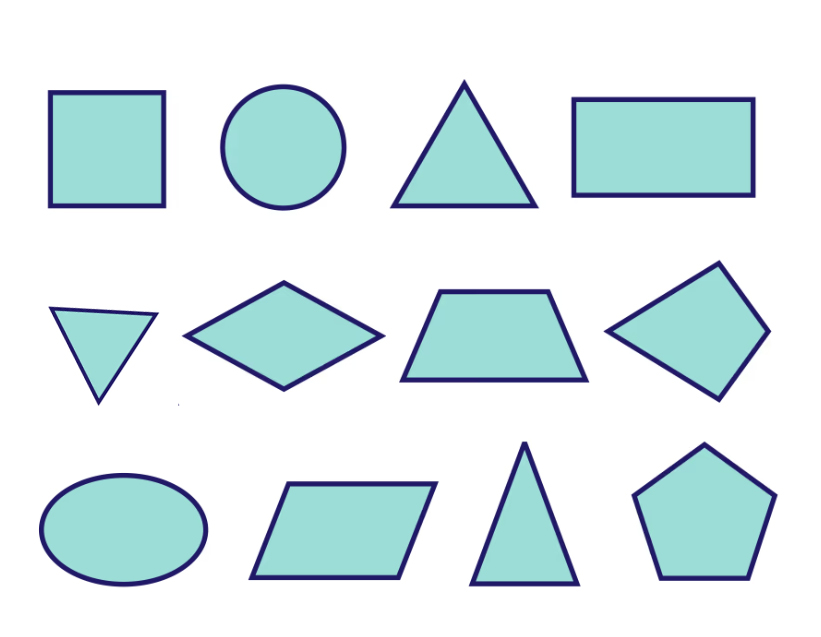
#> input picture images/shape1.jpg, 821 x 637 px, found by its file name
$ jupyter execute '3 shape-detection.ipynb'
#> lines starting #> are read from the running program, lines starting #| are printed output that depends on the picture; after the words box and inside, x2 and y2 are one past the last pixel; in counts of white or black regions, pixels touching at a corner belong together
# shape-detection

[cell 1]
import cv2
import numpy as np

# Load the images
image1 = cv2.imread('shape1.jpg')
#> image1 is the input picture: shape (637, 821, 3); mean B, G, R 237.9, 235.6, 220.5
image2 = cv2.imread('shape.jpg')
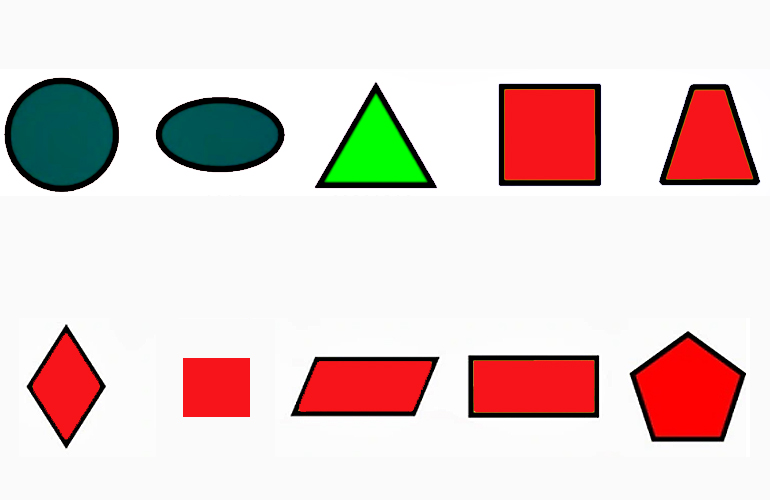
#> input picture images/shape.jpg, 770 x 500 px, found by its file name
#> image2 is the input picture: shape (500, 770, 3); mean B, G, R 207.6, 210.3, 228.5
width, height = 500, 500
# Ensure all images have the same dimensions
# For simplicity, let's resize all images to the size of the first image
image1 = cv2.resize(image1, (width, height))
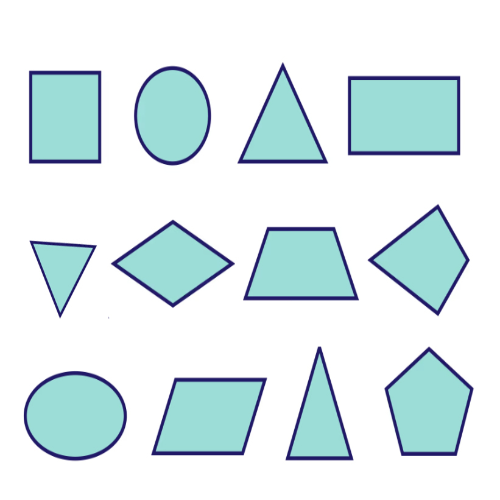
#> image1: shape (500, 500, 3); mean B, G, R 237.9, 235.6, 220.4
image2 = cv2.resize(image2, (width, height))
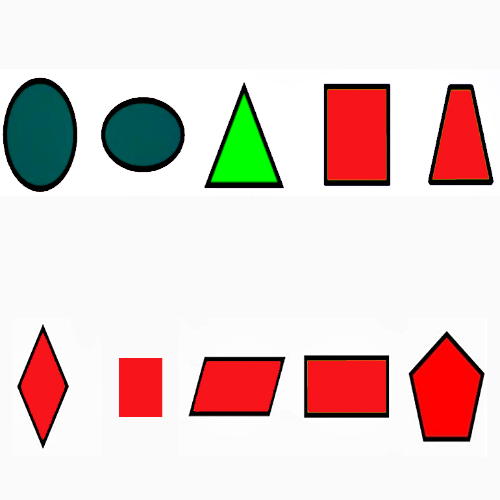
#> image2: shape (500, 500, 3); mean B, G, R 207.7, 210.3, 228.5
# Concatenate the images horizontally
concatenated_image = np.hstack((image1, image2))
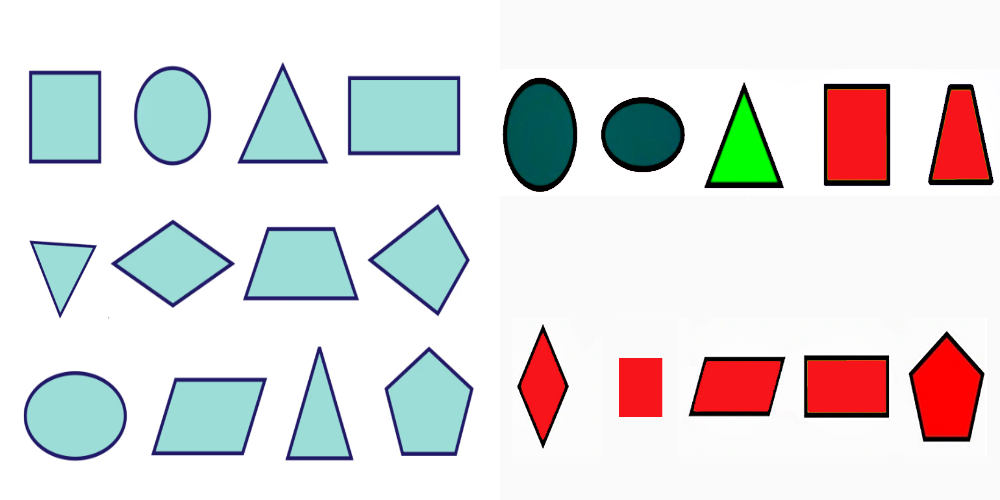
#> concatenated_image: shape (500, 1000, 3); mean B, G, R 222.8, 223, 224.5

# Display the concatenated image
cv2.imshow('Concatenated Images', concatenated_image)
cv2.waitKey(0)
cv2.destroyAllWindows()

[cell 2]
import cv2
import numpy as np

def detect_shapes(image_path):
    # Read the image
#> called with image_path = 'shape1.jpg'
    image = cv2.imread(image_path)

    # Convert to grayscale
    gray = cv2.cvtColor(image, cv2.COLOR_BGR2GRAY)
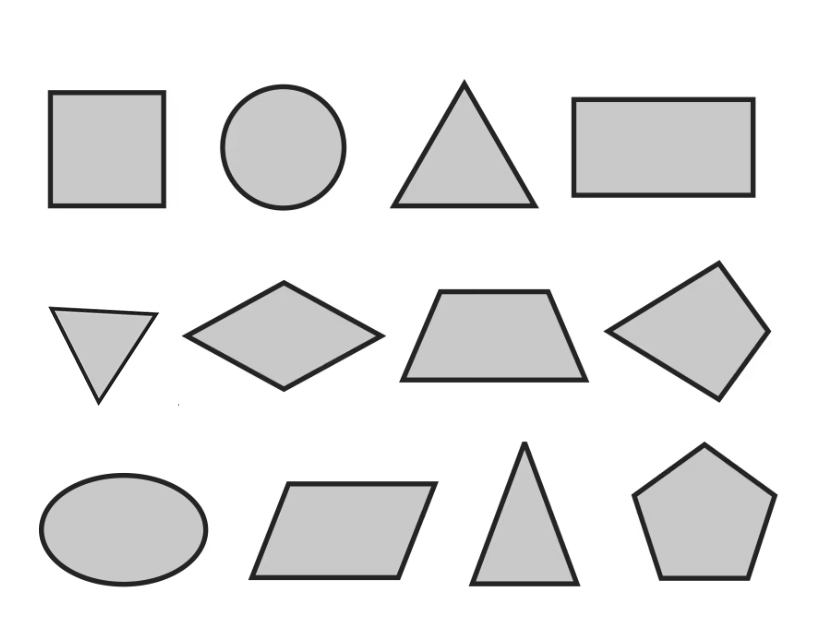
#> gray: shape (637, 821); min 13, max 255, mean 231.4

    # Apply GaussianBlur to reduce noise
    blurred = cv2.GaussianBlur(gray, (7, 7), 0)
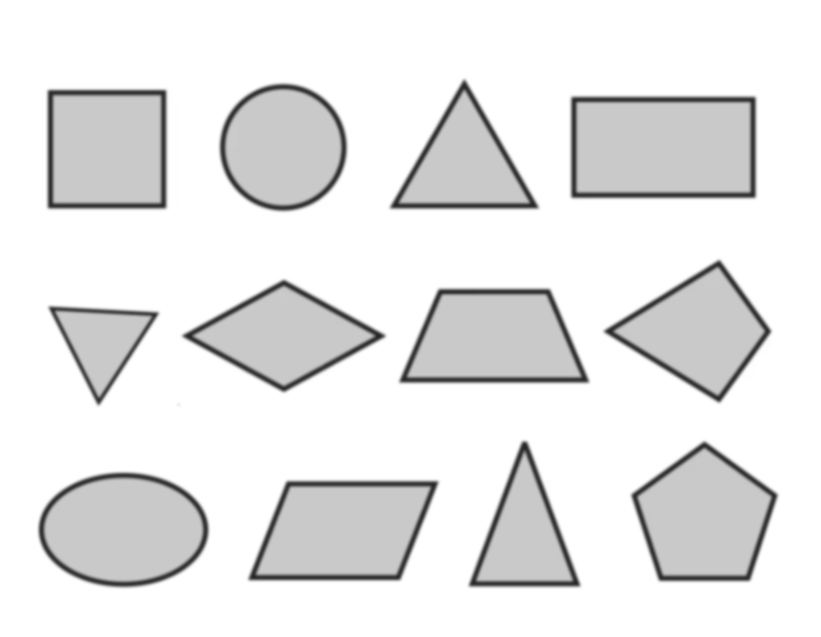
#> blurred: shape (637, 821); min 37, max 255, mean 231.4

    # Perform edge detection using Canny
    edges = cv2.Canny(blurred, 30, 150)
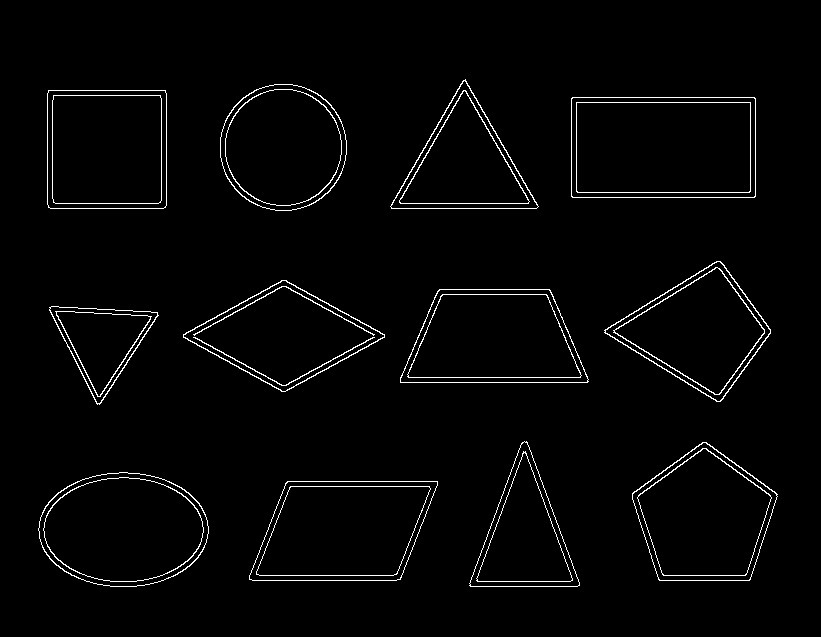
#> edges: shape (637, 821); 2.2% white in thin lines or dots, all inside (x1, y1, x2, y2) = (38, 79, 778, 587)
    #edges = cv2.threshold(blurred, 220, 255, cv2.THRESH_BINARY_INV)[1]
    #cv2.imshow("dd", edges)
    #cv2.waitKey(0)

    contours, _ = cv2.findContours(edges.copy(), cv2.RETR_EXTERNAL, cv2.CHAIN_APPROX_SIMPLE)
#> contours = 12 contours; largest, box (x1, y1, x2, y2) and area: (571, 97, 756, 198) 18398, (38, 472, 209, 587) 15201, (249, 481, 438, 581) 15026, (632, 442, 778, 581) 14128, (400, 289, 589, 383) 14056

    # Loop over the contours
    for contour in contours:
        # Approximate the contour
        epsilon = 0.01 * cv2.arcLength(contour, True)
        approx = cv2.approxPolyDP(contour, epsilon, True)

        # Determine the shape based on the number of vertices
        num_vertices = len(approx)
        shape = "unknown"

        if num_vertices == 3:
            shape = "triangle"
        elif num_vertices == 4:
            # Check if it's a square or rectangle
            x, y, w, h = cv2.boundingRect(approx)
            aspect_ratio = float(w) / h
            shape = "square" if 0.99 <= aspect_ratio <= 1.01 else "rectangle"
        elif num_vertices == 5:
            shape = "pentagon"
        elif cv2.arcLength(contour, True) > 0:
            # Calculate the center and radius of the contour to determine if it's a circle
            (x, y), radius = cv2.minEnclosingCircle(contour)
            area = cv2.contourArea(contour)
            circularity = 4 * np.pi * area / (cv2.arcLength(contour, True) ** 2)
            shape = "circle" if circularity >= 0.85 else "oval"
        else:
            shape = "unknown"

        # Draw the contour and the shape name on the image
        cv2.drawContours(image, [approx], -1, (0, 255, 0), 3)
        cv2.putText(image, shape, (approx.ravel()[0], approx.ravel()[1]), cv2.FONT_HERSHEY_SIMPLEX, 0.5, (0, 0, 0), 2)
#> this loop made 12 passes
#> (epsilon, approx, num_vertices, shape, x, y, w, h) on passes 1, 6, 7, 8, 9, 10: (5.29, [[249, 579], [400, 579], [437, 481], [287, 481]], 4, 'rectangle', 249, 481, 189, 99), (5.17, [[400, 377], [588, 381], [549, 289], [439, 289]], 4, 'rectangle', 400, 289, 189, 93), (4.97, [[183, 334], [281, 391], [384, 337], [286, 280]], 4, 'rectangle', 183, 280, 202, 112), (4.73, [[716, 261], [604, 332], [720, 401], [770, 329]], 4, 'rectangle', 604, 261, 167, 141), (5.66, [[571, 98], [572, 197], [755, 196], [754, 97]], 4, 'rectangle', 571, 97, 185, 101), (4.7, [[48, 90], [48, 207], [165, 207], [165, 90]], 4, 'square', 48, 90, 118, 118)
#> (epsilon, num_vertices, shape, x, y, radius, area, circularity) on passes 2, 11: (4.75, 13, 'oval', 123, 529.5, 85.04, 15201, 0.845), (4.2, 15, 'circle', 282.8, 146.9, 63.88, 12590, 0.898)
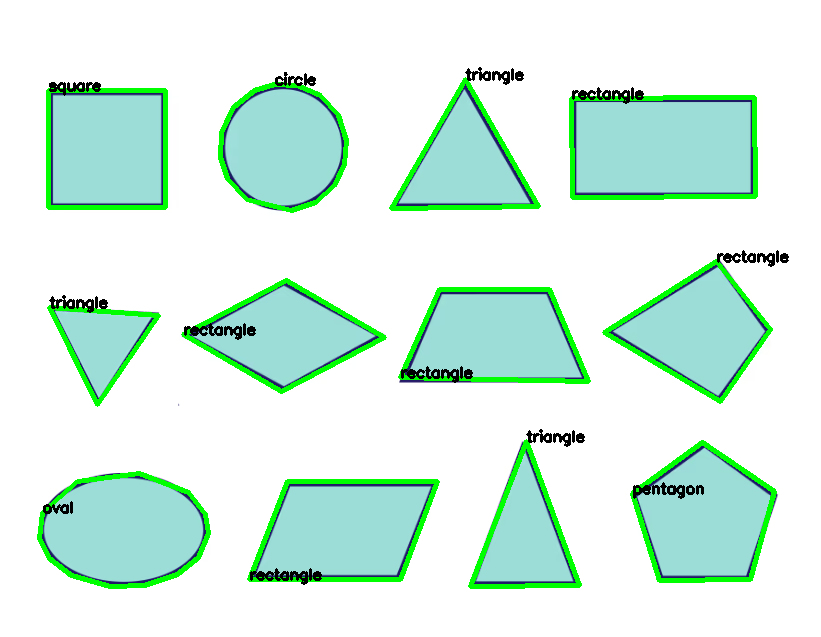
#> image: shape (637, 821, 3); 5.96% of pixels changed, all inside (x1, y1, x2, y2) = (37, 67, 789, 589)

    # Display the image with detected shapes
    cv2.imshow("Shapes Detection", image)
    cv2.waitKey(0)
    cv2.destroyAllWindows()

# Path to the image file
image_path = 'shape1.jpg'
#image_path = 'shape.jpg'
# Call the function to detect shapes
detect_shapes(image_path)
